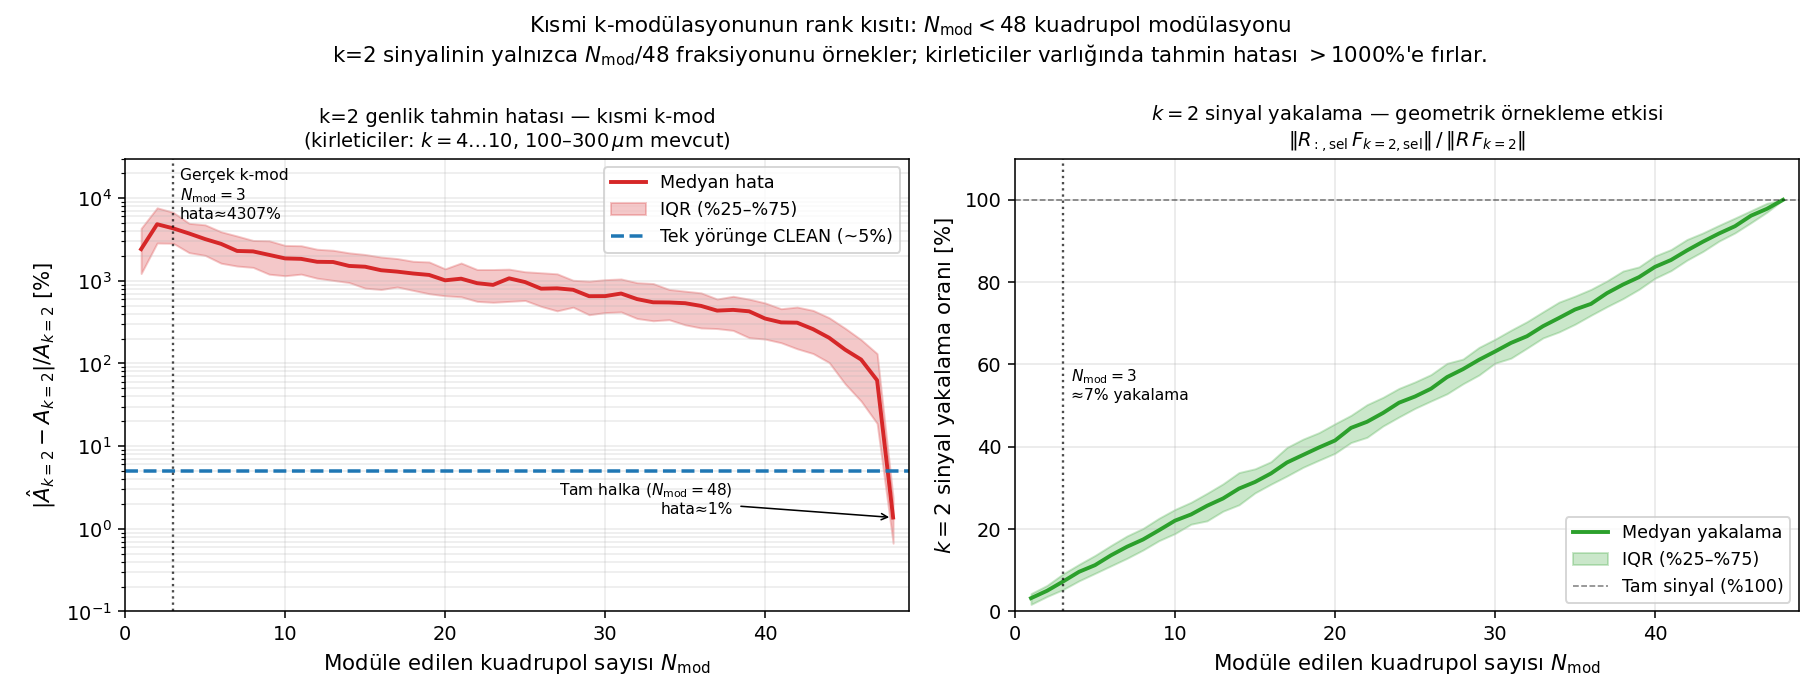

Write Python code to recreate this figure.
#!/usr/bin/env python3
"""fig_7_kmod_rank.py — ŞEKİL 7: Kısmi k-modülasyonunun rank kısıtı.

Sol panel: k=2 genlik tahmin hatası (%) vs modüle edilen kuadrupol sayısı N_mod.
           Kirletici modlar mevcut (k=4..10, 100–300 μm); medyan ± IQR.
           Tek yörünge CLEAN referansı (~5%) yatay kesikli çizgi olarak.
Sağ panel: k=2 sinyal yakalama oranı vs N_mod.
           Yalnızca N_mod kuadrupolden gelen k=2 sinyalinin tam sinyale oranı.

Çıktı: fig_7_kmod_rank.png
"""
import json, math, os, sys
import numpy as np
import matplotlib; matplotlib.use("Agg")
import matplotlib.pyplot as plt
import matplotlib.patches as mpatches

os.chdir(os.path.dirname(os.path.abspath(__file__)))
sys.path.insert(0, os.path.dirname(os.path.abspath(__file__)))
from fourier_reconstruct import fodo_basis

with open("params.json") as f:
    cfg = json.load(f)
N_Q     = 2 * int(cfg["nFODO"])
ANTISYM = cfg.get("smooth_antisym_fodo", True)

R = np.load("R_dy_1.npy")

# ── Gerçek hizalama deseni (fig_5 ile aynı) ───────────────────────────────────
RNG_TRUTH = np.random.default_rng(42)
TRUTH = {1: (30e-6, 0.80), 2: (10e-6, 1.50), 3: (25e-6, 0.30)}
for k in range(4, 11):
    TRUTH[k] = (float(RNG_TRUTH.uniform(100e-6, 300e-6)),
                float(RNG_TRUTH.uniform(0, 2 * math.pi)))

A_true_k2 = TRUTH[2][0] * 1e6   # 10 μm

F2, _ = fodo_basis(N_Q, [2], ANTISYM)

# k=2 kısmi sinyal yakalama (kirletici yok, sadece geometrik örnekleme etkisi)
def signal_capture(n_mod, n_trials=300, rng_seed=7):
    rng = np.random.default_rng(rng_seed)
    phi = TRUTH[2][1]
    dy_k2 = (TRUTH[2][0] * math.cos(phi) * F2[:, 0]
             + TRUTH[2][0] * math.sin(phi) * F2[:, 1])
    y_full = R @ dy_k2
    fracs = []
    for _ in range(n_trials):
        idx = rng.choice(N_Q, n_mod, replace=False)
        y_part = R[:, idx] @ dy_k2[idx]
        fracs.append(np.linalg.norm(y_part) / np.linalg.norm(y_full))
    return np.array(fracs)

# k=2 tahmin hatası (kirleticilerle) ─────────────────────────────────────────
def recovery_error(n_mod, n_trials=200, rng_seed=0):
    rng = np.random.default_rng(rng_seed)
    errs = []
    for trial in range(n_trials):
        # Her denemede kirletici fazları rastgele
        rng2 = np.random.default_rng(trial + 1000)
        dy_all = np.zeros(N_Q)
        for k, (A, phi) in TRUTH.items():
            phi2 = float(rng2.uniform(0, 2 * math.pi)) if k >= 4 else phi
            Fk, _ = fodo_basis(N_Q, [k], ANTISYM)
            dy_all += A * math.cos(phi2) * Fk[:, 0] + A * math.sin(phi2) * Fk[:, 1]

        idx = rng.choice(N_Q, n_mod, replace=False)
        y_part = R[:, idx] @ dy_all[idx]
        M_part = R[:, idx] @ F2[idx, :]   # 48×2
        a_est, _, _, _ = np.linalg.lstsq(M_part, y_part, rcond=None)
        A_est = math.sqrt(a_est[0] ** 2 + a_est[1] ** 2) * 1e6
        errs.append(abs(A_est - A_true_k2) / A_true_k2 * 100)
    return np.array(errs)

# ── Hesaplama ─────────────────────────────────────────────────────────────────
print("Hesaplanıyor ...", flush=True)
n_mods = np.arange(1, N_Q + 1)

err_med, err_q25, err_q75 = [], [], []
cap_med, cap_q25, cap_q75 = [], [], []

for n in n_mods:
    errs = recovery_error(n)
    err_med.append(np.median(errs))
    err_q25.append(np.quantile(errs, 0.25))
    err_q75.append(np.quantile(errs, 0.75))

    caps = signal_capture(n)
    cap_med.append(np.median(caps) * 100)
    cap_q25.append(np.quantile(caps, 0.25) * 100)
    cap_q75.append(np.quantile(caps, 0.75) * 100)
    if n % 8 == 0:
        print(f"  N_mod={n}: hata medyan={err_med[-1]:.0f}%  yakalama={cap_med[-1]:.1f}%",
              flush=True)

err_med = np.array(err_med)
err_q25 = np.array(err_q25)
err_q75 = np.array(err_q75)
cap_med = np.array(cap_med)
cap_q25 = np.array(cap_q25)
cap_q75 = np.array(cap_q75)

# ── Grafik ────────────────────────────────────────────────────────────────────
fig, (ax0, ax1) = plt.subplots(1, 2, figsize=(13, 5))

# Sol: k=2 tahmin hatası vs N_mod (log ölçek)
ax0.semilogy(n_mods, err_med, "tab:red", lw=2, label="Medyan hata")
ax0.fill_between(n_mods, err_q25, err_q75, color="tab:red", alpha=0.25,
                 label="IQR (%25–%75)")
# Tek yörünge CLEAN referans hatası (~5%)
ax0.axhline(5, color="tab:blue", lw=1.8, ls="--",
            label="Tek yörünge CLEAN (~5%)")
# N_mod=3 gerçek kmod_configs
ax0.axvline(3, color="k", lw=1.2, ls=":", alpha=0.7)
ax0.text(3.4, err_med[2] * 2.5, f"Gerçek k-mod\n$N_\\mathrm{{mod}}=3$\nhata≈{err_med[2]:.0f}%",
         fontsize=8, va="center", color="k")
# N_mod=48 ok birbirini bulur
ax0.annotate(f"Tam halka ($N_{{\\mathrm{{mod}}}}=48$)\nhata≈{err_med[-1]:.0f}%",
             xy=(48, max(err_med[-1], 0.3)),
             xytext=(38, 1.5),
             fontsize=8, ha="right",
             arrowprops=dict(arrowstyle="->", lw=0.8))
ax0.set_xlabel("Modüle edilen kuadrupol sayısı $N_\\mathrm{mod}$", fontsize=11)
ax0.set_ylabel("$|\\hat{A}_{k=2} - A_{k=2}|/A_{k=2}$ [%]", fontsize=11)
ax0.set_title("k=2 genlik tahmin hatası — kısmi k-mod\n"
              "(kirleticiler: $k=4\\ldots10$, $100$–$300\\,\\mu$m mevcut)",
              fontsize=10)
ax0.set_xlim(0, 49)
ax0.set_ylim(0.1, 3e4)
ax0.legend(fontsize=9)
ax0.grid(True, which="both", alpha=0.25)

# Sağ: k=2 sinyal yakalama oranı
ax1.plot(n_mods, cap_med, "tab:green", lw=2, label="Medyan yakalama")
ax1.fill_between(n_mods, cap_q25, cap_q75, color="tab:green", alpha=0.25,
                 label="IQR (%25–%75)")
ax1.axhline(100, color="k", lw=0.8, ls="--", alpha=0.5, label="Tam sinyal (%100)")
ax1.axvline(3, color="k", lw=1.2, ls=":", alpha=0.7)
ax1.text(3.5, 55, f"$N_\\mathrm{{mod}}=3$\n≈{cap_med[2]:.0f}% yakalama",
         fontsize=8, va="center")
ax1.set_xlabel("Modüle edilen kuadrupol sayısı $N_\\mathrm{mod}$", fontsize=11)
ax1.set_ylabel("$k=2$ sinyal yakalama oranı [%]", fontsize=11)
ax1.set_title("$k=2$ sinyal yakalama — geometrik örnekleme etkisi\n"
              r"$\|R_{:,\mathrm{sel}}\,F_{k=2,\mathrm{sel}}\|\,/\,\|R\,F_{k=2}\|$",
              fontsize=10)
ax1.set_xlim(0, 49)
ax1.set_ylim(0, 110)
ax1.legend(fontsize=9)
ax1.grid(True, alpha=0.3)

fig.suptitle("Kısmi k-modülasyonunun rank kısıtı: $N_\\mathrm{mod}<48$ kuadrupol modülasyonu\n"
             "k=2 sinyalinin yalnızca $N_\\mathrm{mod}/48$ fraksiyonunu örnekler; "
             "kirleticiler varlığında tahmin hatası $>1000\\%$'e fırlar.",
             fontsize=11)
fig.tight_layout()
fig.savefig("fig_7_kmod_rank.png", dpi=140)
print("→ fig_7_kmod_rank.png kaydedildi")
print(f"  N_mod=3  (gerçek kmod_configs): hata medyan={err_med[2]:.0f}%  "
      f"sinyal yakalama={cap_med[2]:.1f}%")
print(f"  N_mod=48 (tam halka):           hata medyan={err_med[-1]:.1f}%  "
      f"sinyal yakalama={cap_med[-1]:.1f}%")
print(f"  Kıyaslama — tek yörünge CLEAN:  hata ≈5%  (gradyan modülasyonu yok)")
